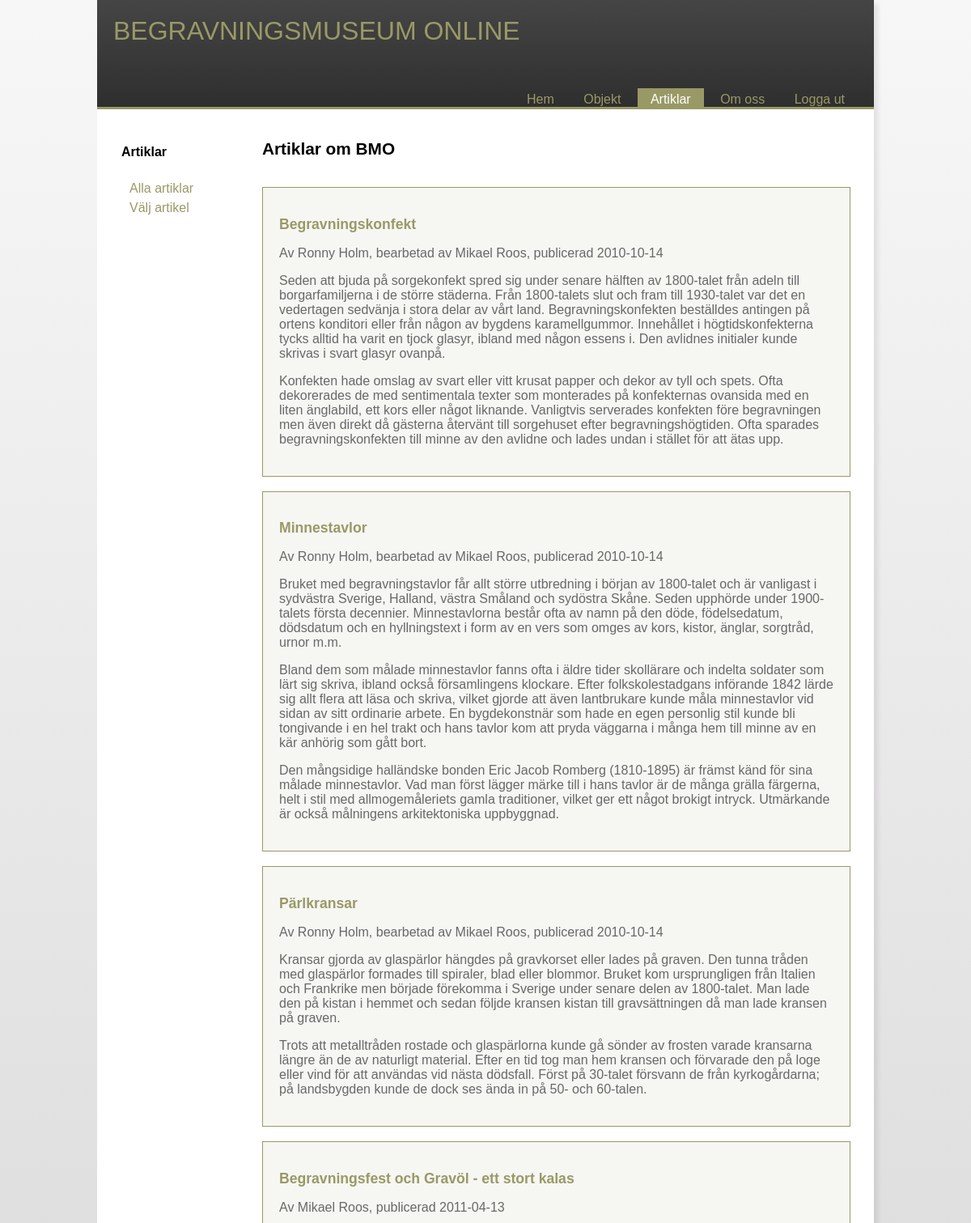
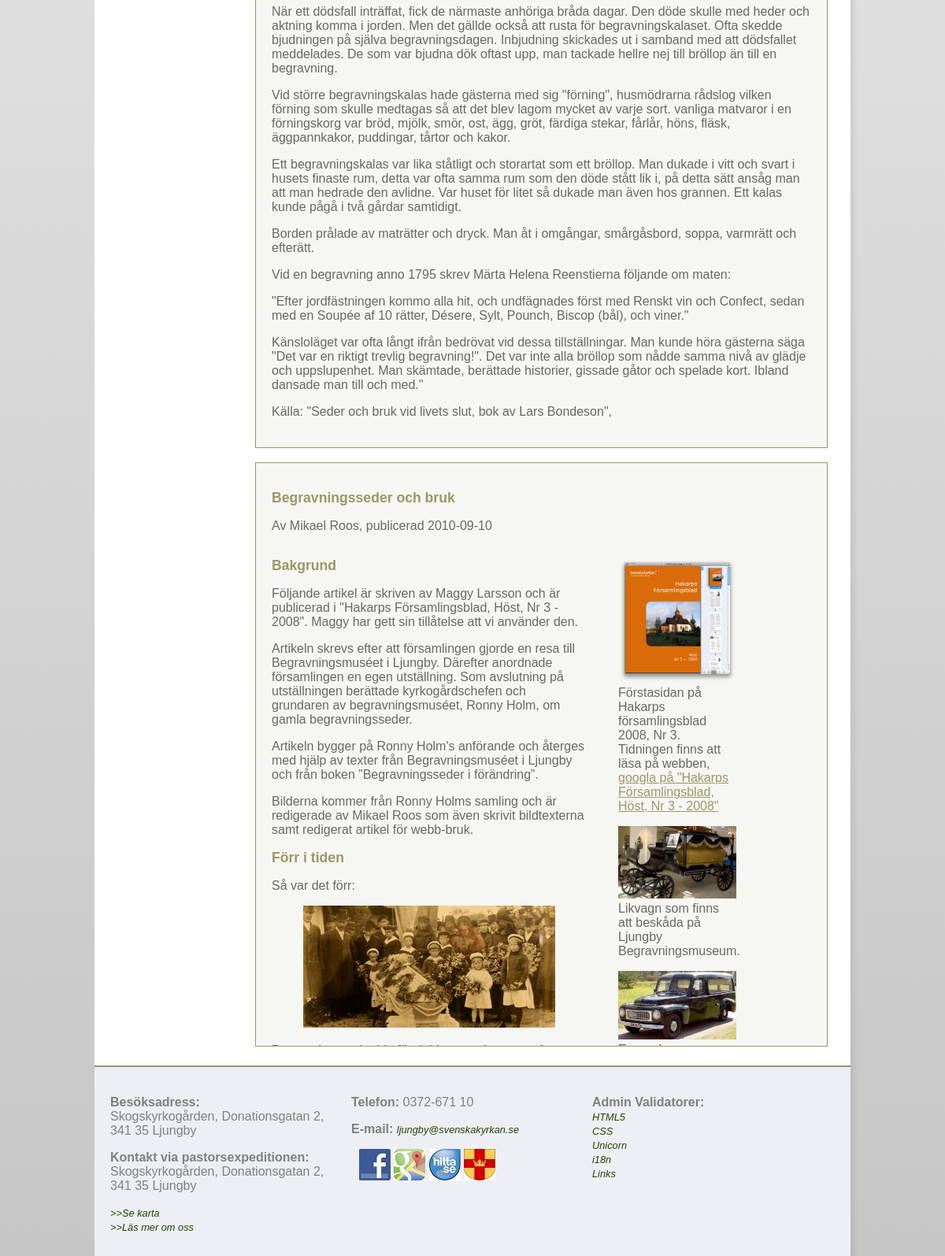
The page /artiklar.php?p=read-all (signed in) on the database its author committed (2 pictures, top to bottom).
### tables this page shows
CREATE TABLE "Article" ("id" INTEGER PRIMARY KEY  AUTOINCREMENT  NOT NULL  UNIQUE , "category" TEXT, "title" TEXT, "content" TEXT, "author" TEXT, "pubdate" DATETIME NOT NULL  DEFAULT CURRENT_DATE);

### incl/artiklar/read_all.php (the view)
<?php
$dbPath = dirname(__FILE__) . "/data/bmo.sqlite";
$db = new PDO("sqlite:$dbPath");
$db->setAttribute(PDO::ATTR_ERRMODE, PDO::ERRMODE_WARNING);
$stmt = $db->prepare('SELECT * FROM Article WHERE category = "article";');
$stmt->execute();
$res = $stmt->fetchAll(PDO::FETCH_ASSOC);
?>
<?php foreach($res as $art): ?>
    <br>
    <div class="article_wrapper_2">
	  	<article id="article">
		    <h2><?php echo $art['title']; ?></h2>
			    <p><?php echo $art['author']; ?>, publicerad <?php echo $art['pubdate']; ?></p>
			    <p><?php echo $art['content']; ?></p>
	    </article>
    </div>
<?php endforeach; ?>

### style/stylesheet.css (style rules this page uses)
html { overflow-y: scroll; background: -webkit-linear-gradient(#F7F7F7, #C6C6C6); background: -o-linear-gradient(#F7F7F7, #C6C6C6); background: -moz-linear-gradient(#F7F7F7, #C6C6C6); background: linear-gradient(#F7F7F7, #C6C6C6); min-height:100%; }
body { font-family: Tahoma, Geneva, sans-serif; width: 960px; margin:0 auto; -webkit-box-shadow: 5px 5px 5px 0px rgba(117,105,117,0.14); -moz-box-shadow: 5px 5px 5px 0px rgba(117,105,117,0.14); }
h2 { font-size: 1.1em; color: #999966; }
a, a.visited { color: #999966; }
div.article_wrapper_2 { background-color: #F6F6F3; color: #686868; padding: 20px; max-height: 700px; overflow-y: auto; border: solid 1px; border-color: #999966; }
.left { max-width:400px; float:left; padding-right: 0; }
.left img { max-width:100%; max-height:100%; }
aside.left { max-width: 230px; }

### rows shown on the page
article: title "Begravningskonfekt", author "Av Ronny Holm, bearbetad av Mikael Roos", pubdate "2010-10-14", content "Seden att bjuda på sorgekonfekt spred sig under senare hälften av 1800-talet från adeln till borgarfamiljerna i de större städerna. Från 1800-talets slut och fram till 1930-talet var det en vedertagen sedvänja i stora delar av vårt land. Begravningskonfekten beställdes antingen på ortens konditori eller från någon av bygdens karamellgummor. Innehållet i högtidskonfekterna tycks alltid ha varit en tjock glasyr, ibland med någon essens i. Den avlidnes initialer kunde skrivas i svart glasyr ovanpå. Konfekten hade omslag av svart eller vitt krusat papper och dekor av tyll och spets. Ofta dekorerades de med sentimentala texter som monterades på konfekternas ovansida med en liten änglabild, ett…"
article: title "Minnestavlor", author "Av Ronny Holm, bearbetad av Mikael Roos", pubdate "2010-10-14", content "Bruket med begravningstavlor får allt större utbredning i början av 1800-talet och är vanligast i sydvästra Sverige, Halland, västra Småland och sydöstra Skåne. Seden upphörde under 1900-talets första decennier. Minnestavlorna består ofta av namn på den döde, födelsedatum, dödsdatum och en hyllningstext i form av en vers som omges av kors, kistor, änglar, sorgtråd, urnor m.m. Bland dem som målade minnestavlor fanns ofta i äldre tider skollärare och indelta soldater som lärt sig skriva, ibland också församlingens klockare. Efter folkskolestadgans införande 1842 lärde sig allt flera att läsa och skriva, vilket gjorde att även lantbrukare kunde måla minnestavlor vid sidan av sitt ordinarie…"
article: title "Pärlkransar", author "Av Ronny Holm, bearbetad av Mikael Roos", pubdate "2010-10-14", content "Kransar gjorda av glaspärlor hängdes på gravkorset eller lades på graven. Den tunna tråden med glaspärlor formades till spiraler, blad eller blommor. Bruket kom ursprungligen från Italien och Frankrike men började förekomma i Sverige under senare delen av 1800-talet. Man lade den på kistan i hemmet och sedan följde kransen kistan till gravsättningen då man lade kransen på graven. Trots att metalltråden rostade och glaspärlorna kunde gå sönder av frosten varade kransarna längre än de av naturligt material. Efter en tid tog man hem kransen och förvarade den på loge eller vind för att användas vid nästa dödsfall. Först på 30-talet försvann de från kyrkogårdarna; på landsbygden kunde de dock…"
article: title "Begravningsfest och Gravöl - ett stort kalas", author "Av Mikael Roos", pubdate "2011-04-13", content "När ett dödsfall inträffat, fick de närmaste anhöriga bråda dagar. Den döde skulle med heder och aktning komma i jorden. Men det gällde också att rusta för begravningskalaset. Ofta skedde bjudningen på själva begravningsdagen. Inbjudning skickades ut i samband med att dödsfallet meddelades. De som var bjudna dök oftast upp, man tackade hellre nej till bröllop än till en begravning. Vid större begravningskalas hade gästerna med sig \"förning\", husmödrarna rådslog vilken förning som skulle medtagas så att det blev lagom mycket av varje sort. vanliga matvaror i en förningskorg var bröd, mjölk, smör, ost, ägg, gröt, färdiga stekar, fårlår, höns, fläsk, äggpannkakor, puddingar, tårtor och kakor.…"
article: title "Begravningsseder och bruk", author "Av Mikael Roos", pubdate "2010-09-10", content "Bakgrund Följande artikel är skriven av Maggy Larsson och är publicerad i \"Hakarps Församlingsblad, Höst, Nr 3 - 2008\". Maggy har gett sin tillåtelse att vi använder den. Artikeln skrevs efter att församlingen gjorde en resa till Begravningsmuséet i Ljungby. Därefter anordnade församlingen en egen utställning. Som avslutning på utställningen berättade kyrkogårdschefen och grundaren av begravningsmuséet, Ronny Holm, om gamla begravningsseder. Artikeln bygger på Ronny Holm's anförande och återges med hjälp av texter från Begravningsmuséet i Ljungby och från boken ”Begravningsseder i förändring”. Bilderna kommer från Ronny Holms samling och är redigerade av Mikael Roos som även skrivit…", content (picture)

### other values the page prints
$val[label] "Logga ut"
